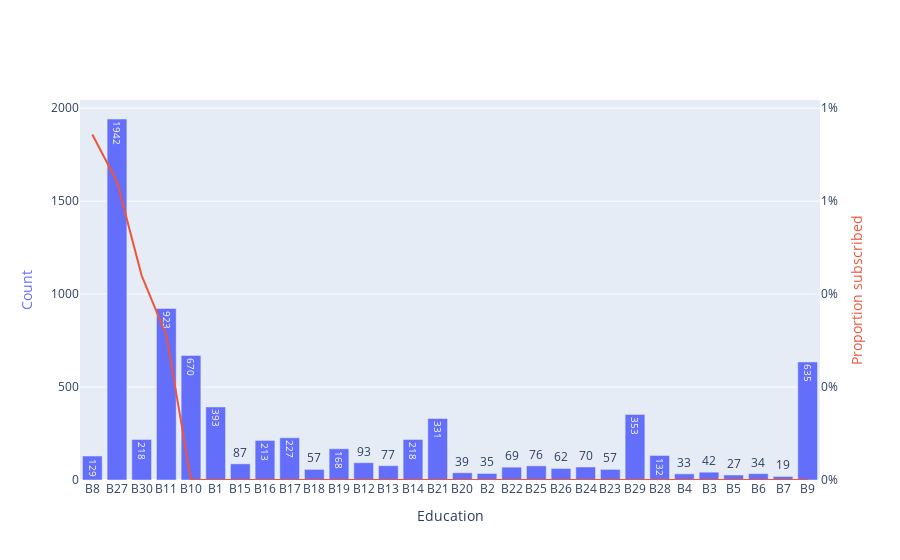

Notebook source saved alongside this figure:
### Markdown cell above
## Subscribed by education level

### Code cell
bar(df.Education, df.subscribed, "Education", target_average_name="Proportion subscribed")

### Figure 1 — Plotly figure (JSON) as saved in the notebook; plotly's stock layout.template omitted (floating-point values rounded to 4 significant figures)
{"data": [{"showlegend": false, "texttemplate": "%{y}", "type": "bar", "x": ["B8", "B27", "B30", "B11", "B10", "B1", "B15", "B16", "B17", "B18", "B19", "B12", "B13", "B14", "B21", "B20", "B2", "B22", "B25", "B26", "B24", "B23", "B29", "B28", "B4", "B3", "B5", "B6", "B7", "B9"], "y": [129, 1942, 218, 923, 670, 393, 87, 213, 227, 57, 168, 93, 77, 218, 331, 39, 35, 69, 76, 62, 70, 57, 353, 132, 33, 42, 27, 34, 19, 635], "yaxis": "y"}, {"hovertemplate": "%{x}, %{y}, %{text}", "showlegend": false, "text": [1, 13, 1, 3, 0, 0, 0, 0, 0, 0, 0, 0, 0, 0, 0, 0, 0, 0, 0, 0, 0, 0, 0, 0, 0, 0, 0, 0, 0, 0], "type": "scatter", "x": ["B8", "B27", "B30", "B11", "B10", "B1", "B15", "B16", "B17", "B18", "B19", "B12", "B13", "B14", "B21", "B20", "B2", "B22", "B25", "B26", "B24", "B23", "B29", "B28", "B4", "B3", "B5", "B6", "B7", "B9"], "y": [0.007752, 0.006694, 0.004587, 0.00325, 0, 0, 0, 0, 0, 0, 0, 0, 0, 0, 0, 0, 0, 0, 0, 0, 0, 0, 0, 0, 0, 0, 0, 0, 0, 0], "yaxis": "y2"}], "layout": {"autosize": true, "xaxis": {"autorange": true, "range": [-0.5, 29.5], "title": {"text": "Education"}, "type": "category"}, "yaxis": {"autorange": true, "range": [0, 2044.0], "side": "left", "title": {"font": {"color": "#636EFA"}, "text": "Count"}, "type": "linear"}, "yaxis2": {"anchor": "x", "overlaying": "y", "range": [0, 0.008527], "side": "right", "tickformat": ".0%", "tickmode": "sync", "title": {"font": {"color": "#EF553B"}, "text": "Proportion subscribed"}, "type": "linear"}}}
